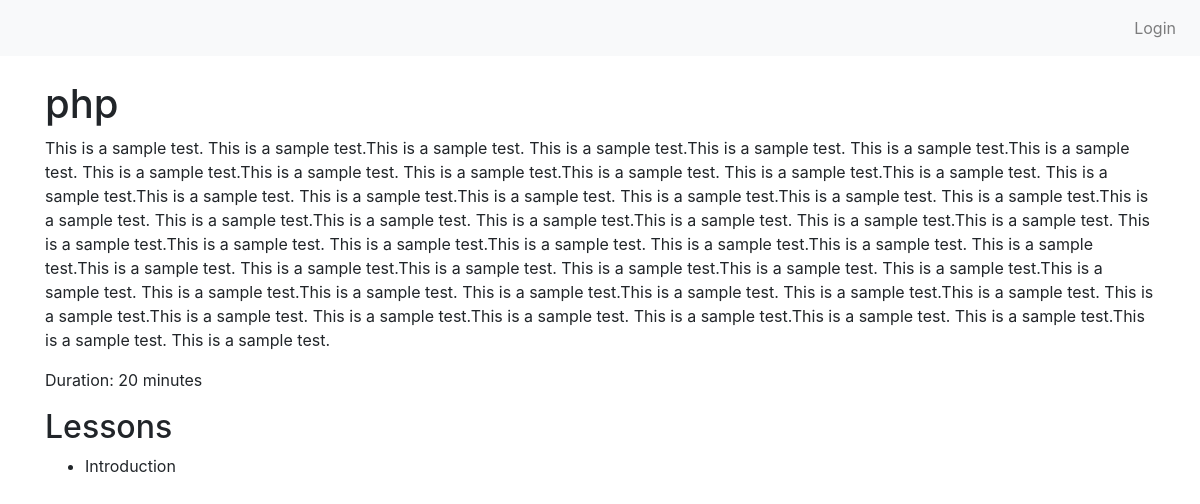
The page /users/course/1/ on the database its author committed.
### learner/models.py (models this page shows, shortened)
class Course(models.Model):
    title = models.CharField(max_length=200)
    description = models.TextField()
    duration = models.IntegerField(help_text="Duration in minutes")

class Lesson(models.Model):
    course = models.ForeignKey(Course, on_delete=models.CASCADE, related_name="lessons")
    title = models.CharField(max_length=200)
    content = models.TextField()
    order = models.IntegerField()

### learner/views.py (the view)
# urls.py: path('course/<int:pk>/', views.CourseDetailView.as_view(), name='course-detail'),
class CourseDetailView(DetailView):
    model = Course
    template_name = 'courses/course_detail.html'
    context_object_name = 'course'

### learner/templates/courses/course_detail.html (shortened to what this page needs)
{% extends "courses/base.html" %}
{% block content %}
<h1>{{ course.title }}</h1>
<p>{{ course.description }}</p>
<p>Duration: {{ course.duration }} minutes</p>
<h2>Lessons</h2>
<ul>
  {% for lesson in course.lessons.all %}
    <li>{{ lesson.title }}</li>
  {% endfor %}
</ul>
{% endblock %}

### rows shown on the page
Course: title "php", description "This is a sample test. This is a sample test.This is a sample test. This is a sample test.This is a sample test. This is a sample test.This is a sample test. This is a sample test.This is a sample test. This is a sample test.This is a sample test. This is a sample test.This is a sample test. This is a sample test.This is a sample test. This is a sample test.This is a sample test. This is a sample test.This is a sample test. This is a sample test.This is a sample test. This is a sample test.This is a sample test. This is a sample test.This is a sample test. This is a sample test.This is a sample test. This is a sample test.This is a sample test. This is a sample test.This is a sample test.…", duration "20"
Lesson: title "Introduction"
